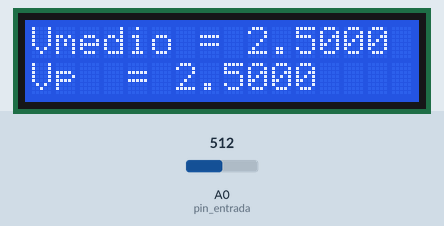
Simulated run of this sketch. Board: Arduino Nano, built with avr-gcc and run on an emulated ATmega328P. Shown: 16×2 character LCD. The inputs (shaded band) are chosen by the test bench; at power-on: A0 (pin_entrada) = 512.

Above: at 2.2 s.
2.3 s: A0 (pin_entrada) set to 716
At 2.57 s:
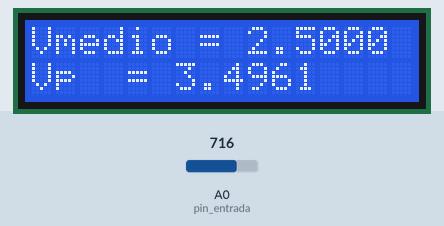
3.9 s: A0 (pin_entrada) set to 900
At 4.12 s:
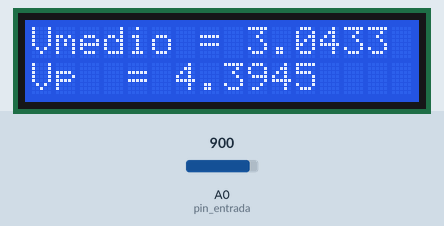
5.4 s: A0 (pin_entrada) set to 1023
At 5.67 s:
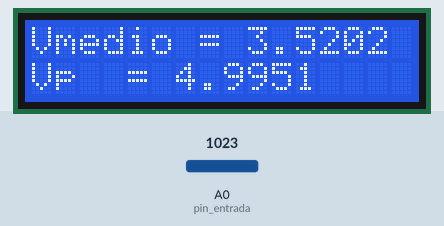
Timing chart, 0 to 8.4 s (numbered marks = the images above; inputs shaded):
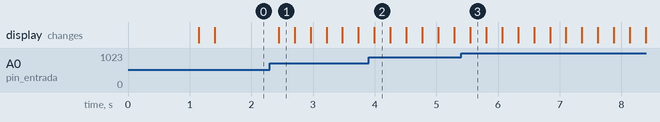

The sketch:

Voltimetro.ino
```cpp
// TÍTULO: Programa Para Medir Tensão CC

#include <Wire.h>
#include <LiquidCrystal_I2C.h>                    // Inclui a biblioteca para o display de lcd
//~~
#define pin_entrada A0                         // Defini o pino analógico A0 como entrada da tensão
#define TAMANHO_VETOR_VCC 220
#define TAMANHO_MEDIA_TEMPORAL_VCC 80
float v_cc[TAMANHO_VETOR_VCC];                 // As 300 posições são necessárias para armazenar ao menos
                                               // um ciclo completo do sinal, fazendo possível medir o valor de pico

float v_pico_para_media[TAMANHO_MEDIA_TEMPORAL_VCC];
int ultima_posicao_armazenada = - 1;
bool vetor_cheio = false;


LiquidCrystal_I2C lcd(0x27, 16, 2);        // Informa a biblioteca quais pinos digitais são reservados para acionar o display

void setup() {

  pinMode(pin_entrada, INPUT);                     // Configura a porta A0 como entrada analógica

  lcd.begin();                             // Inicia o display informando o tipo de display, 16x2                              // Limpa os dados em cache do display
  lcd.setCursor(0,0);
  lcd.print(" Lab Fotonica ");
  lcd.setCursor(0,1);                          // Posiciona o cursor para coluna 2, linha 1
  lcd.print("  Nano Sagnac ");// Inprime no display o tipo de protótipo, Voltímetro CC
  delay(1000);
  lcd.clear();
} // fim do setup

void loop() {
  //Lendo o sinal de entrada
  for(int i = 0; i < TAMANHO_VETOR_VCC; i++)   // Armaneza no vetor v_cc a tensão de entrada, em 50 espaços de memória
  {
    v_cc[i] = analogRead(pin_entrada);         // Lê o valor analógico
    v_cc[i] = (5*v_cc[i])/1024;                // Converte o valor lido pelo analogRead em tensãod e 0 a 5V.
  } // fim laço


  //Obtendo o valor de pico
  float v_pico = 0;
  for(int i = 0; i < TAMANHO_VETOR_VCC; i++)
  {
    if (v_cc[i] > v_pico) {
      v_pico = v_cc[i];                        // Armazena o maior valor do vetor v_cc
    }
  } // fim laço for

  lcd.setCursor(0,1);                          // Posiciona o cursor na coluna 1, linha 2
  lcd.print("Vp  = ");                         // Inprime o texto Vcc =
  lcd.setCursor(6,1);                          // Posiciona o cursor na coluna 7, linha 2
  lcd.print(v_pico,4);                         // Imprime o valor da tensão calculada, que corresponderá a tensão medida

  //Armazenando o valor de pico em 'v_pico_para_media' sobre o valor mais antigo
  if (ultima_posicao_armazenada == TAMANHO_MEDIA_TEMPORAL_VCC - 1){
    v_pico_para_media[0] = v_pico;
    ultima_posicao_armazenada = 0;
  } else {
    v_pico_para_media[ultima_posicao_armazenada + 1] = v_pico;
    ultima_posicao_armazenada = ultima_posicao_armazenada + 1;
  }

  // Nos primeiros momentos não teremos 100 medidas para fazer a média, valor armazenado em
  // TAMANHO_MEDIA_TEMPORAL_VCC. Dessa forma a média tem que ser feita com o número de medidas
  // realmente realizas. Caso não tenhamos todas as medidas a variavel vetor_cheio permanece falsa.
  // Uma vez alcancadas as 100 medidas a variável vetor_cheio se tornará verdadeira e não mudará mais.
  if (vetor_cheio == false && ultima_posicao_armazenada == TAMANHO_MEDIA_TEMPORAL_VCC - 1){
    vetor_cheio = true;
  }

  //Fazer média. Caso vetor_chei seja verdadeiro, temos TAMANHO_MEDIA_TEMPORAL_VCC medidas e a média é feita
  //usando esse valor. Caso contrario a média é feita usando o número real de medidas, armazenados na variável
  //ultima_posicao_armazenada
  float v_pico_medio = 0;
  if (vetor_cheio == true) {
    for (int i = 0; i < TAMANHO_MEDIA_TEMPORAL_VCC; i++) {
      v_pico_medio = v_pico_medio + v_pico_para_media[i];
    }
    v_pico_medio = v_pico_medio/TAMANHO_MEDIA_TEMPORAL_VCC;
  } else {
    for (int i = 0; i < ultima_posicao_armazenada; i++) {
      v_pico_medio = v_pico_medio + v_pico_para_media[i];
    }
    v_pico_medio = v_pico_medio/ultima_posicao_armazenada;
  }

  lcd.setCursor(0,0);
  lcd.print("Vmedio = ");
  lcd.setCursor(9,0);
  lcd.print(v_pico_medio,4);

  delay(200);                                 // Espera por 200 milisegundos

} // fim do loop
```

Measured:
- after the input at 2.3 s, the display: changes after 0.14 s (image 1)
